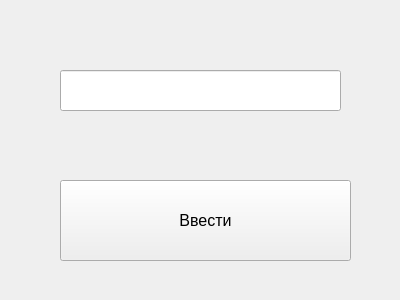
<?xml version="1.0" encoding="UTF-8"?>
<ui version="4.0">
 <class>Form</class>
 <widget class="QWidget" name="Form">
  <property name="geometry">
   <rect>
    <x>0</x>
    <y>0</y>
    <width>400</width>
    <height>300</height>
   </rect>
  </property>
  <property name="windowTitle">
   <string>Form</string>
  </property>
  <widget class="QPushButton" name="vvesti">
   <property name="geometry">
    <rect>
     <x>60</x>
     <y>180</y>
     <width>291</width>
     <height>81</height>
    </rect>
   </property>
   <property name="font">
    <font>
     <pointsize>12</pointsize>
    </font>
   </property>
   <property name="text">
    <string>Ввести</string>
   </property>
  </widget>
  <widget class="QLineEdit" name="lineEdit">
   <property name="geometry">
    <rect>
     <x>60</x>
     <y>70</y>
     <width>281</width>
     <height>41</height>
    </rect>
   </property>
  </widget>
 </widget>
 <resources/>
 <connections/>
</ui>
